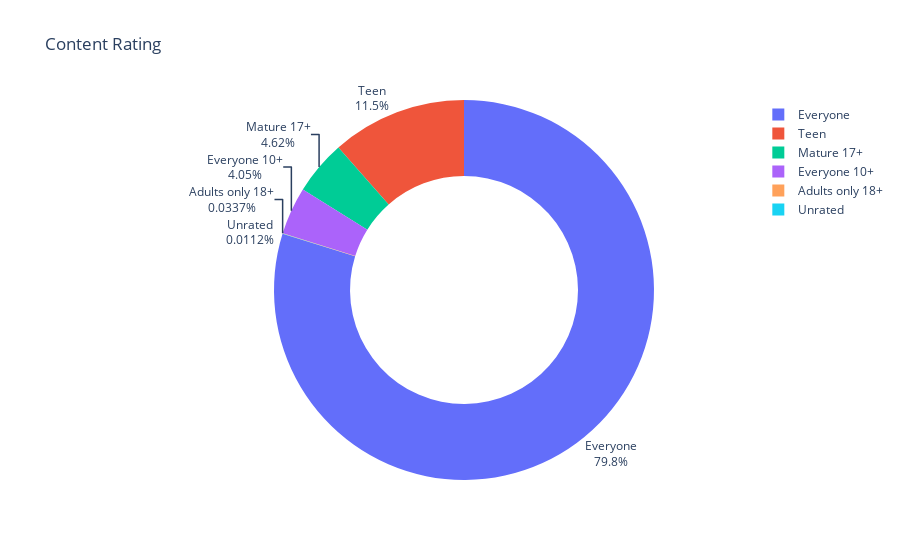

Here is the notebook cell this chart was saved with:
### Code cell
fig.show()

### Figure 1 — Plotly figure (JSON) as saved in the notebook; plotly's stock layout.template omitted (floating-point values rounded to 4 significant figures)
{"data": [{"domain": {"x": [0, 1], "y": [0, 1]}, "hole": 0.6, "hovertemplate": "label=%{label}<br>value=%{value}<extra></extra>", "labels": ["Everyone", "Teen", "Mature 17+", "Everyone 10+", "Adults only 18+", "Unrated"], "legendgroup": "", "name": "", "showlegend": true, "textinfo": "percent+label", "textposition": "outside", "type": "pie", "values": [7094, 1022, 411, 360, 3, 1]}], "layout": {"legend": {"tracegroupgap": 0}, "title": {"text": "Content Rating"}}}
